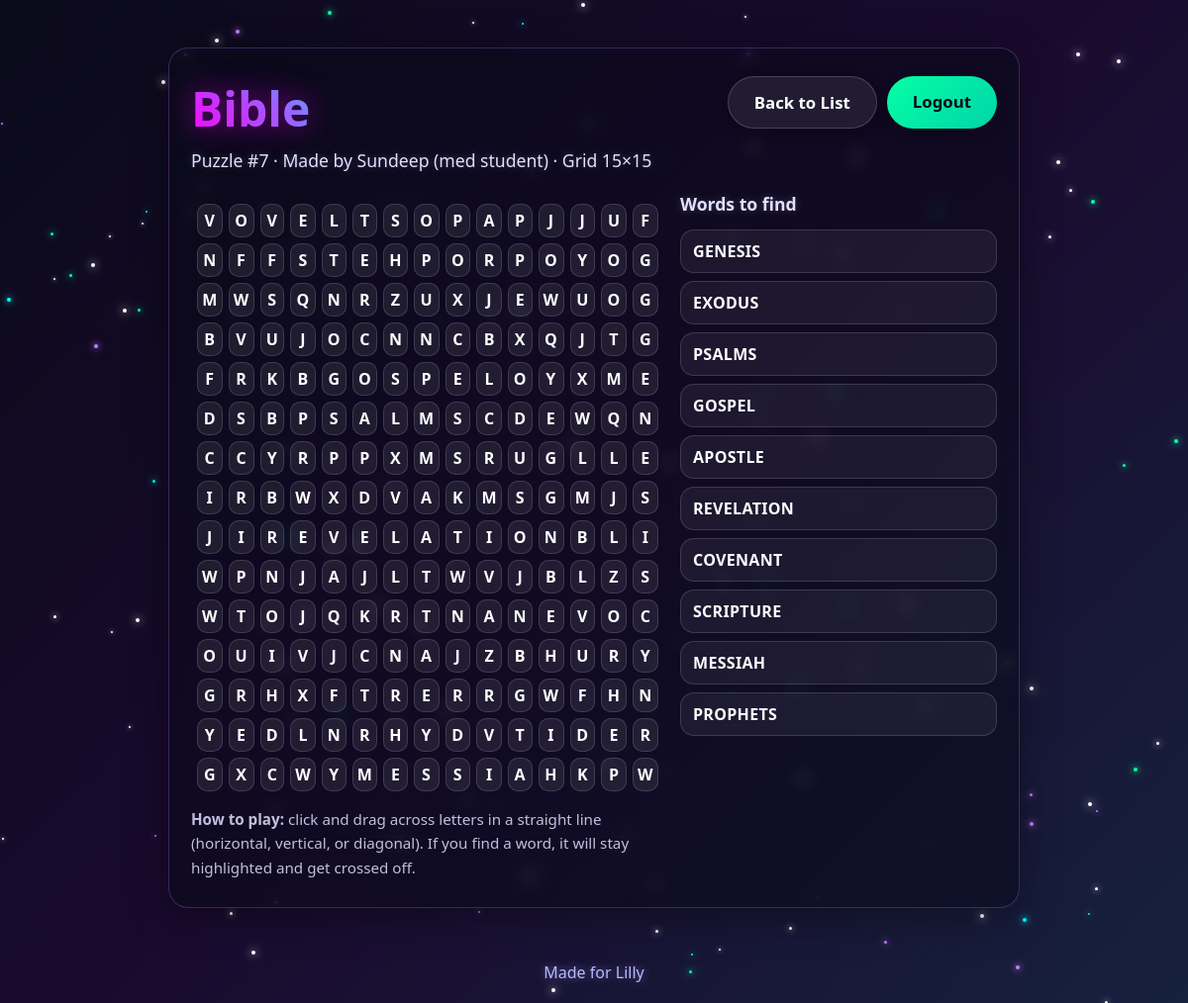
/lilly/puzzles/7 (signed in), run on the app's committed database.
### tables this page shows
CREATE TABLE puzzles (
              id INTEGER PRIMARY KEY AUTOINCREMENT,
              created_at TEXT NOT NULL,
              creator_name TEXT NOT NULL,
              theme TEXT NOT NULL,
              grid_size INTEGER NOT NULL,
              words_json TEXT NOT NULL,
              grid_json TEXT NOT NULL,
              placements_json TEXT NOT NULL
            );

### app.py (the view)
@app.route("/lilly/puzzles/<int:puzzle_id>")
def lilly_solve(puzzle_id: int):
    if not lilly_is_authed():
        return redirect(url_for("lilly_login"))
    with get_db() as conn:
        row = conn.execute("SELECT * FROM puzzles WHERE id = ?", (puzzle_id,)).fetchone()
    if row is None:
        return "Puzzle not found", 404
    words = json.loads(row["words_json"])
    grid = json.loads(row["grid_json"])
    found_words = set(get_progress(puzzle_id))
    found_cells: dict[str, list[list[int]]] = {}
    try:
        placements = json.loads(row["placements_json"])
    except json.JSONDecodeError:
        placements = []
    for pl in placements:
        w = str(pl.get("word") or "").upper()
        cells = pl.get("cells") or []
        if w and w in found_words and isinstance(cells, list):
            found_cells[w] = cells
    return render_template(
        "lilly_solve.html",
        puzzle={
            "id": row["id"],
            "theme": row["theme"],
            "creator_name": row["creator_name"],
            "grid_size": row["grid_size"],
            "words": words,
            "grid": grid,
            "found_words": sorted(found_words),
            "found_cells": found_cells,
        },
    )

### app.py (called while the page is built)
def get_db() -> sqlite3.Connection:
    conn = sqlite3.connect(DB_PATH)
    conn.row_factory = sqlite3.Row
    conn.execute("PRAGMA foreign_keys = ON")
    return conn

def lilly_is_authed() -> bool:
    return bool(session.get("lilly_authed"))

def get_progress(puzzle_id: int) -> list[str]:
    with get_db() as conn:
        row = conn.execute(
            "SELECT found_words_json FROM lilly_progress WHERE puzzle_id = ?",
            (puzzle_id,),
        ).fetchone()
    if row is None:
        return []
    try:
        data = json.loads(row["found_words_json"])
        return [str(w).upper() for w in data if str(w).strip()]
    except json.JSONDecodeError:
        return []

### templates/lilly_solve.html (shortened to what this page needs)
{% extends "base.html" %}
{% block content %}
<div class="card">
  <div style="display:flex; align-items:flex-start; justify-content:space-between; gap:12px; flex-wrap:wrap;">
    <div style="text-align:left;">
      <h1 style="margin-bottom:6px;">{{ puzzle.theme }}</h1>
      <div class="subtitle" style="margin-bottom:0;">
        Puzzle #{{ puzzle.id }} · Made by {{ puzzle.creator_name }} · Grid {{ puzzle.grid_size }}×{{ puzzle.grid_size }}
      </div>
    </div>
    <div style="display:flex; gap:10px; flex-wrap:wrap;">
      <a class="btn btn-ghost" href="{{ url_for('lilly_dashboard') }}">Back to List</a>
      <a class="btn btn-secondary" href="{{ url_for('lilly_logout') }}">Logout</a>
    </div>
  </div>
  <div class="layout" style="margin-top: 14px;">
    <div class="grid-wrap">
      <table class="grid" aria-label="Word search puzzle grid">
        <tbody>
          {% for row in puzzle.grid %}
          {% set r = loop.index0 %}
          <tr>
            {% for ch in row %}
            <td class="cell" data-r="{{ r }}" data-c="{{ loop.index0 }}">{{ ch }}</td>
            {% endfor %}
          </tr>
          {% endfor %}
        </tbody>
      </table>
      <div class="hint">
        <strong>How to play:</strong> click and drag across letters in a straight line (horizontal, vertical, or diagonal).
        If you find a word, it will stay highlighted and get crossed off.
      </div>
    </div>
    <div>
      <div class="subtitle" style="margin-bottom: 0; text-align:left;"><strong>Words to find</strong></div>
      <div class="wordlist" id="wordlist">
        {% for w in puzzle.words %}
        <div class="word {% if w in puzzle.found_words %}done{% endif %}" data-word="{{ w }}">{{ w }}</div>
        {% endfor %}
      </div>
    </div>
  </div>
</div>
{% endblock %}

### templates/base.html (style rules this page uses)
* { margin: 0; padding: 0; box-sizing: border-box; }
body { font-family: 'Comic Sans MS', 'Segoe UI', Tahoma, Geneva, Verdana, sans-serif; background: linear-gradient(135deg, #0a0a1a 0%, #1a0a2e 50%, #16213e 100%); min-height: 100vh; color: #ffffff; position: relative; overflow-x: hidden; }
.card { background: rgba(10, 10, 26, 0.55); border: 1px solid rgba(199, 125, 255, 0.25); box-shadow: 0 10px 40px rgba(0, 0, 0, 0.35); backdrop-filter: blur(8px); border-radius: 20px; padding: 28px 22px; }
h1 { font-size: 3rem; margin-bottom: 18px; background: linear-gradient(45deg, #ff00ff, #00ffff, #00ff00); -webkit-background-clip: text; -webkit-text-fill-color: transparent; background-clip: text; text-shadow: 0 0 30px rgba(255, 0, 255, 0.5); }
.subtitle { color: #e0e0ff; text-shadow: 0 0 10px rgba(224, 224, 255, 0.25); font-size: 1.1rem; line-height: 1.7; margin-bottom: 22px; }
.btn { padding: 14px 26px; font-size: 1.05rem; font-weight: bold; border: none; border-radius: 999px; cursor: pointer; transition: transform 0.2s ease, box-shadow 0.2s ease, filter 0.2s ease; text-decoration: none; display: inline-block; box-shadow: 0 4px 15px rgba(0, 0, 0, 0.3); font-family: 'Comic Sans MS', 'Segoe UI', sans-serif; }
.btn-secondary { background: linear-gradient(135deg, #06ffa5, #00d4aa); color: #0a0a1a; }
.btn-ghost { background: rgba(255,255,255,0.08); color: #fff; border: 1px solid rgba(255,255,255,0.18); }

### templates/lilly_solve.html (style rules this page uses)
.layout { display: grid; grid-template-columns: 1fr 320px; gap: 16px; align-items: start; text-align: left; }
.grid-wrap { overflow-x: auto; }
table.grid { border-collapse: separate; border-spacing: 6px; margin: 8px auto 0; }
table.grid td { width: 34px; height: 34px; text-align: center; vertical-align: middle; border-radius: 10px; background: rgba(255,255,255,0.08); border: 1px solid rgba(255,255,255,0.14); font-weight: 900; letter-spacing: 0.5px; user-select: none; cursor: pointer; transition: transform 120ms ease, filter 120ms ease, background 120ms ease; }
.wordlist { display: flex; flex-direction: column; gap: 8px; margin-top: 10px; }
.word { padding: 10px 12px; border-radius: 14px; border: 1px solid rgba(255,255,255,0.14); background: rgba(255,255,255,0.06); font-weight: 900; letter-spacing: 0.3px; display:flex; align-items:center; justify-content:space-between; gap:10px; }
.hint { color: rgba(224,224,255,0.85); font-size: 0.95rem; line-height: 1.6; margin-top: 10px; }

### data on the page
puzzles: theme "Bible", id "7", creator_name "Sundeep (med student)", grid_size "15"

### other printed values
{{ ch }} "V" "O" "V" "E" "L" "T" "S" "O" "P" "A" "P" "J" "J" "U" "F" "N" "F" "F" "S" "T" "E" "H" "P" "O" "R" "P" "O" "Y" "O" "G" "M" "W" "S" "Q" "N" "R" "Z" "U" "X" "J" "E" "W" "U" "O" "G" "B" "V" "U" "J" "O" "C" "N" "N" "C" "B" "X" "Q" "J" "T" "G" "F" "R" "K" "B" "G" "O" "S" "P" "E" "L" "O" "Y" "X" "M" "E" "D" "S" "B" "P" "S" "A" "L" "M" "S" "C" "D" "E" "W" "Q" "N" "C" "C" "Y" "R" "P" "P" "X" "M" "S" "R" "U" "G" "L" "L" "E" "I" "R" "B" "W" "X" "D" "V" "A" "K" "M" "S" "G" "M" "J" "S" "J" "I" "R" "E" "V" "E" "L" "A" "T" "I" "O" "N" "B" "L" "I" "W" "P" "N" "J" "A" "J" "L" "T" "W" "V" "J" "B" "L" "Z" "S" "W" "T" "O" "J" "Q" "K" "R" "T" "N" "A" "N" "E" "V" "O" "C" "O" "U" "I" "V" "J" "C" "N" "A" "J" "Z" "B" "H" "U" "R" "Y" "G" "R" "H" "X" "F" "T" "R" "E" "R" "R" "G" "W" "F" "H" "N" "Y" "E" "D" "L" "N" "R" "H" "Y" "D" "V" "T" "I" "D" "E" "R" "G" "X" "C" "W" "Y" "M" "E" "S" "S" "I" "A" "H" "K" "P" "W"
{{ w }} "GENESIS" "EXODUS" "PSALMS" "GOSPEL" "APOSTLE" "REVELATION" "COVENANT" "SCRIPTURE" "MESSIAH" "PROPHETS"
